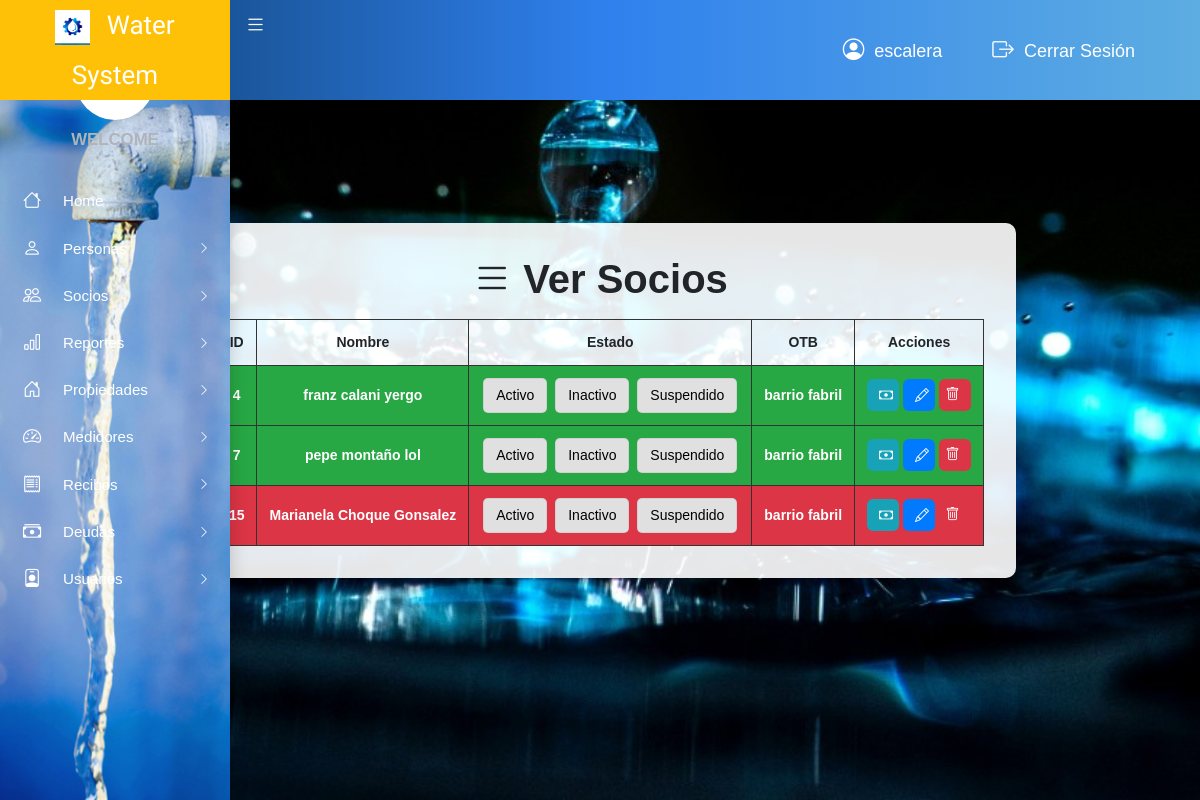
Screenshot of /vista/verSocios.php (signed in) with the database file from the repository.
### tables this page shows
CREATE TABLE `socios` (
  `id_persona` int(11) NOT NULL,
  `matricula` varchar(100) DEFAULT NULL,
  `estado` varchar(45) NOT NULL,
  `id_otb` int(11) NOT NULL
);

CREATE TABLE `persona` (
  `id_persona` int(11) NOT NULL,
  `nombre` varchar(45) NOT NULL,
  `primer_apellido` varchar(45) NOT NULL,
  `segundo_apellido` varchar(45) DEFAULT NULL,
  `telefono` varchar(45) DEFAULT NULL,
  `celular` varchar(45) DEFAULT NULL,
  `direccion` varchar(100) DEFAULT NULL,
  `email` varchar(45) DEFAULT NULL,
  `CI` varchar(45) DEFAULT NULL
);

CREATE TABLE `otb` (
  `id_otb` int(11) NOT NULL,
  `nombre` varchar(45) NOT NULL,
  `distrito` varchar(45) DEFAULT NULL,
  `municipio` varchar(45) DEFAULT NULL,
  `consumo_minimo` varchar(255) DEFAULT NULL,
  `cantidad_maxima` decimal(10,2) DEFAULT NULL,
  `cantidad_minima` decimal(10,2) DEFAULT NULL,
  `m3_adicional` decimal(10,2) DEFAULT NULL
);

### includes/permisos_menu.php (called while the page is built)
<?php
$permisos_menu = [
    'otb'        => [1],
    'personas'   => [1,4,2],
    'socios'     => [1,2,4],
    'reportes'   => [1,3, 4],
    'propiedades'=> [1,4, 3,2],
    'medidores'  => [1,3],
    'deudas'     => [1,2,4],
    'recibos'    => [1,4],
    'usuarios'   => [1]
];

### modelo/modelo_registroSocios.php (called while the page is built, shortened)
<?php
require_once 'conexion/conexionBase.php';
class ModeloSocios {
    private $con;
    public function __construct() {
        $this->con = new ConexionBase();
    }
    public function obtenerSocios() {
        $conn = $this->con->getConnection();
        $sql = "SELECT s.id_persona, s.estado, o.nombre AS otb,
                       p.nombre, p.primer_apellido, p.segundo_apellido
                FROM socios s
                JOIN persona p ON s.id_persona = p.id_persona
                JOIN otb o ON s.id_otb = o.id_otb";
        $result = $conn->query($sql);
        $socios = array();
        while ($row = $result->fetch_assoc()) {
            $socios[] = $row;
        }
        $this->con->CloseConnection();
        return $socios;
    }
}
?>

### modelo/conexion/conexionBase.php (called while the page is built, shortened)
<?php
class ConexionBase {
    private $host;
    private $user;
    private $password;
    private $database;
    public function __construct() {
        $this->host = HOST;
        $this->user = USER;
        $this->password = PASSWORD;
        $this->database = DATABASE;
    }
    public function CreateConnection() {
        $this->conn = new mysqli($this->host, $this->user, $this->password, $this->database);
        return true;
    }
}
?>

### vista/verSocios.php (the view, shortened to what this page needs)
<?php
include_once "cabecera.php";
include_once "menu.php";
require_once '../modelo/modelo_registroSocios.php';
$socioModel = new ModeloSocios();
$socios = $socioModel->obtenerSocios();
?>
<!DOCTYPE html>
<html lang="es">
<head>
    <link rel="stylesheet" href="css/main.css">
    <link rel="stylesheet" href="https://cdn.jsdelivr.net/npm/bootstrap-icons@1.10.5/font/bootstrap-icons.css">
</head>
<body>
<main class="form-container">
    <h1><i class="bi bi-list"></i> Ver Socios</h1>
    <table>
        <thead>
            <tr>
                <th>ID</th>
                <th>Nombre</th>
                <th>Estado</th>
                <th>OTB</th>
                <th>Acciones</th>
            </tr>
        </thead>
        <tbody>
            <?php foreach ($socios as $socio): ?>
                <tr class="<?php echo strtolower($socio['estado']); ?>">
                    <td><?php echo $socio['id_persona']; ?></td>
                    <td><?php echo $socio['nombre'] . ' ' . $socio['primer_apellido'] . ' ' . $socio['segundo_apellido']; ?></td>
                    <td>
                        <form action="../controlador/controlador_socios.php?action=cambiar_estado" method="POST">
                            <button type="submit" name="estado" value="Activo" class="btn-estado">Activo</button>
                            <button type="submit" name="estado" value="Inactivo" class="btn-estado">Inactivo</button>
                            <button type="submit" name="estado" value="Suspendido" class="btn-estado">Suspendido</button>
                        </form>
                    </td>
                    <td><?php echo $socio['otb']; ?></td>
                    <td>
                        <div class="acciones">
                            <a href="verDeudas.php?id_persona=<?php echo $socio['id_persona']; ?>" class="btn btn-deuda" title="Ver Deudas">
                                <i class="bi bi-cash"></i>
                            </a>
                            <a href="editarSocio.php?id_persona=<?php echo $socio['id_persona']; ?>" class="btn btn-editar" title="Editar">
                                <i class="bi bi-pencil"></i>
                            </a>
                            <form action="../controlador/controlador_socios.php?action=eliminar" method="POST" onsubmit="return confirm('¿Deseas eliminar este socio?');">
                                <button type="submit" class="btn btn-eliminar" title="Eliminar">
                                    <i class="bi bi-trash"></i>
                                </button>
                            </form>
                        </div>
                    </td>
                </tr>
            <?php endforeach; ?>
        </tbody>
    </table>
</main>
<?php include_once "pie.php"; ?>
</body>
</html>

### vista/cabecera.php (shortened to what this page needs)
<!DOCTYPE html>
<html lang="es">
<head>
  <link rel="stylesheet" type="text/css" href="css/main.css">
  <link rel="stylesheet" type="text/css" href="https://cdn.jsdelivr.net/npm/bootstrap-icons@1.10.5/font/bootstrap-icons.css">
</head>
<body class="app sidebar-mini">
  <header class="app-header">
    <a class="app-header__logo" href="home.php">
      <img src="images/logo.png" alt="Logo">
      Water System
    </a>
    <a class="app-sidebar__toggle" href="#" data-toggle="sidebar" aria-label="Ocultar Sidebar"></a>
    <ul class="app-nav ml-auto">
      <li class="app-nav-item">
        <span class="app-nav__item">
          <i class="bi bi-person-circle"></i> <?php echo $_SESSION['usuario']; ?>
        </span>
      </li>
      <li class="app-nav-item">
        <a class="app-nav__item" href="../controlador/logout.php">
          <i class="bi bi-box-arrow-right"></i> Cerrar Sesión
        </a>
      </li>
    </ul>
  </header>
</body>
</html>

### vista/menu.php (shortened to what this page needs)
<?php
include_once "../includes/permisos_menu.php";
?>
<!DOCTYPE html>
<html lang="es">
<head>
    <link rel="stylesheet" href="css/main.css">
    <link rel="stylesheet" href="https://cdn.jsdelivr.net/npm/bootstrap-icons@1.10.5/font/bootstrap-icons.css">
</head>
<body>
  <aside class="app-sidebar">
        <div class="logo-container">
            <h3>WELCOME</h3>
        </div>
        <ul class="app-menu">
            <li>
                <a class="app-menu__item" href="home.php">
                    <i class="app-menu__icon bi bi-house"></i>
                    <span class="app-menu__label">Home</span>
                </a>
            </li>
            <?php if (in_array($_SESSION['id_rol'], $permisos_menu['personas'])): ?>
            <li class="treeview">
                <a class="app-menu__item" href="#" data-toggle="treeview">
                    <i class="app-menu__icon bi bi-person"></i>
                    <span class="app-menu__label">Personas</span>
                    <i class="treeview-indicator bi bi-chevron-right"></i>
                </a>
            </li>
            <?php endif; ?>
            <?php if (in_array($_SESSION['id_rol'], $permisos_menu['socios'])): ?>
            <li class="treeview">
                <a class="app-menu__item" href="#" data-toggle="treeview">
                    <i class="app-menu__icon bi bi-people"></i>
                    <span class="app-menu__label">Socios</span>
                    <i class="treeview-indicator bi bi-chevron-right"></i>
                </a>
            </li>
            <?php endif; ?>
            <?php if (in_array($_SESSION['id_rol'], $permisos_menu['reportes'])): ?>
            <li class="treeview">
                <a class="app-menu__item" href="#" data-toggle="treeview">
                    <i class="app-menu__icon bi bi-bar-chart"></i>
                    <span class="app-menu__label">Reportes</span>
                    <i class="treeview-indicator bi bi-chevron-right"></i>
                </a>
            </li>
            <?php endif; ?>
            <?php if (in_array($_SESSION['id_rol'], $permisos_menu['propiedades'])): ?>
            <li class="treeview">
                <a class="app-menu__item" href="#" data-toggle="treeview">
                    <i class="app-menu__icon bi bi-house-door"></i>
                    <span class="app-menu__label">Propiedades</span>
                    <i class="treeview-indicator bi bi-chevron-right"></i>
                </a>
            </li>
            <?php endif; ?>
            <?php if (in_array($_SESSION['id_rol'], $permisos_menu['medidores'])): ?>
            <li class="treeview">
                <a class="app-menu__item" href="#" data-toggle="treeview">
                    <i class="app-menu__icon bi bi-speedometer2"></i>
                    <span class="app-menu__label">Medidores</span>
                    <i class="treeview-indicator bi bi-chevron-right"></i>
                </a>
            </li>
            <?php endif; ?>
            <?php if (in_array($_SESSION['id_rol'], $permisos_menu['recibos'])): ?>
            <li class="treeview">
                <a class="app-menu__item" href="#" data-toggle="treeview">
                    <i class="app-menu__icon bi bi-receipt"></i>
                    <span class="app-menu__label">Recibos</span>
                    <i class="treeview-indicator bi bi-chevron-right"></i>
                </a>
            </li>
            <?php endif; ?>
            <?php if (in_array($_SESSION['id_rol'], $permisos_menu['deudas'])): ?>
            <li class="treeview">
                <a class="app-menu__item" href="#" data-toggle="treeview">
                    <i class="app-menu__icon bi bi-cash-stack"></i>
                    <span class="app-menu__label">Deudas</span>
                    <i class="treeview-indicator bi bi-chevron-right"></i>
                </a>
            </li>
            <?php endif; ?>
            <?php if (in_array($_SESSION['id_rol'], $permisos_menu['usuarios'])): ?>
            <li class="treeview">
                <a class="app-menu__item" href="#" data-toggle="treeview">
                    <i class="app-menu__icon bi bi-person-badge"></i>
                    <span class="app-menu__label">Usuarios</span>
                    <i class="treeview-indicator bi bi-chevron-right"></i>
                </a>
            </li>
            <?php endif; ?>
        </ul>
    </aside>
</body>
</html>

### vista/pie.php (shortened to what this page needs)
</body>
</html>

### vista/cabecera.php (style rules this page uses)
.app-header { background: linear-gradient(90deg, #0D3B66, #2F80ED, #5DADE2); color: white; }
.app-header__logo { color: white; background-color: #0D3B66; display: flex; align-items: center; padding: 0 15px; font-size: 20px; font-weight: bold; }
.app-header__logo img { width: 35px; height: 35px; margin-right: 10px; }
.app-nav { display: flex; align-items: center; }
.app-nav__item { color: white; font-size: 18px; margin-right: 20px; text-decoration: none; }
.app-nav__item i { margin-right: 5px; }
.app-sidebar__toggle { color: white; font-size: 20px; padding: 15px; }
.bi-person-circle, .bi-box-arrow-right { font-size: 1.2em; }

### vista/menu.php (style rules this page uses)
.app-sidebar { position: fixed; top: 0; left: 0; height: 100vh; width: 250px; background-color: #1b1b1b; color: white; overflow-y: auto; transition: width 0.3s ease; }
.app-menu { list-style: none; padding: 0; margin: 0; }
.app-menu__item, .treeview-item { padding: 15px 20px; color: #b0b3b8; text-decoration: none; display: flex; align-items: center; transition: background-color 0.3s; }
.app-menu__icon { margin-right: 15px; font-size: 1.2em; }
.logo-container { text-align: center; padding: 20px; }
.logo-container h3 { color: #b0b3b8; font-size: 1.2em; }
.treeview-indicator { margin-left: auto; font-size: 0.8em; }

### vista/verSocios.php (style rules this page uses)
body { background-image: url('images/imag.jpg'); background-size: cover; background-attachment: fixed; font-family: Arial, sans-serif; margin: 0; }
.form-container { background: rgba(255,255,255,0.9); padding: 2rem; max-width: 1300px; margin: 2rem auto; border-radius: 10px; }
.form-container h1 { text-align: center; font-size: 2.5rem; }
table { width: 100%; border-collapse: collapse; margin-top: 1rem; }
th, td { padding: 0.75rem; border: 1px solid #333; text-align: center; }
tr.activo { background-color: #28a745; color: white; font-weight: bold; }
tr.inactivo { background-color: #dc3545; color: white; font-weight: bold; }
.btn-estado { padding: 6px 12px; border-radius: 5px; border: 1px solid #00000011; cursor: pointer; margin: 0 2px; background-color: #e0e0e0; }
.acciones { display: flex; flex-wrap: wrap; gap: 4px; justify-content: center; }
.acciones a, .acciones form { display: inline-block; }
.acciones i { font-size: 1rem; color: white; }
.btn { display: inline-flex; align-items: center; justify-content: center; width: 32px; height: 32px; border-radius: 6px; border: none; cursor: pointer; }
.btn-deuda { background-color: #17a2b8; }
.btn-editar { background-color: #007bff; }
.btn-eliminar { background-color: #dc3545; }

### rows the page displays
socios: id_persona "4", persona.nombre "franz", persona.primer_apellido "calani", persona.segundo_apellido "yergo", id_otb.nombre "barrio fabril"
socios: id_persona "7", persona.nombre "pepe", persona.primer_apellido "montaño", persona.segundo_apellido "lol", id_otb.nombre "barrio fabril"
socios: id_persona "15", persona.nombre "Marianela", persona.primer_apellido "Choque", persona.segundo_apellido "Gonsalez", id_otb.nombre "barrio fabril"

### other values shown
$_SESSION['usuario'] "escalera"
